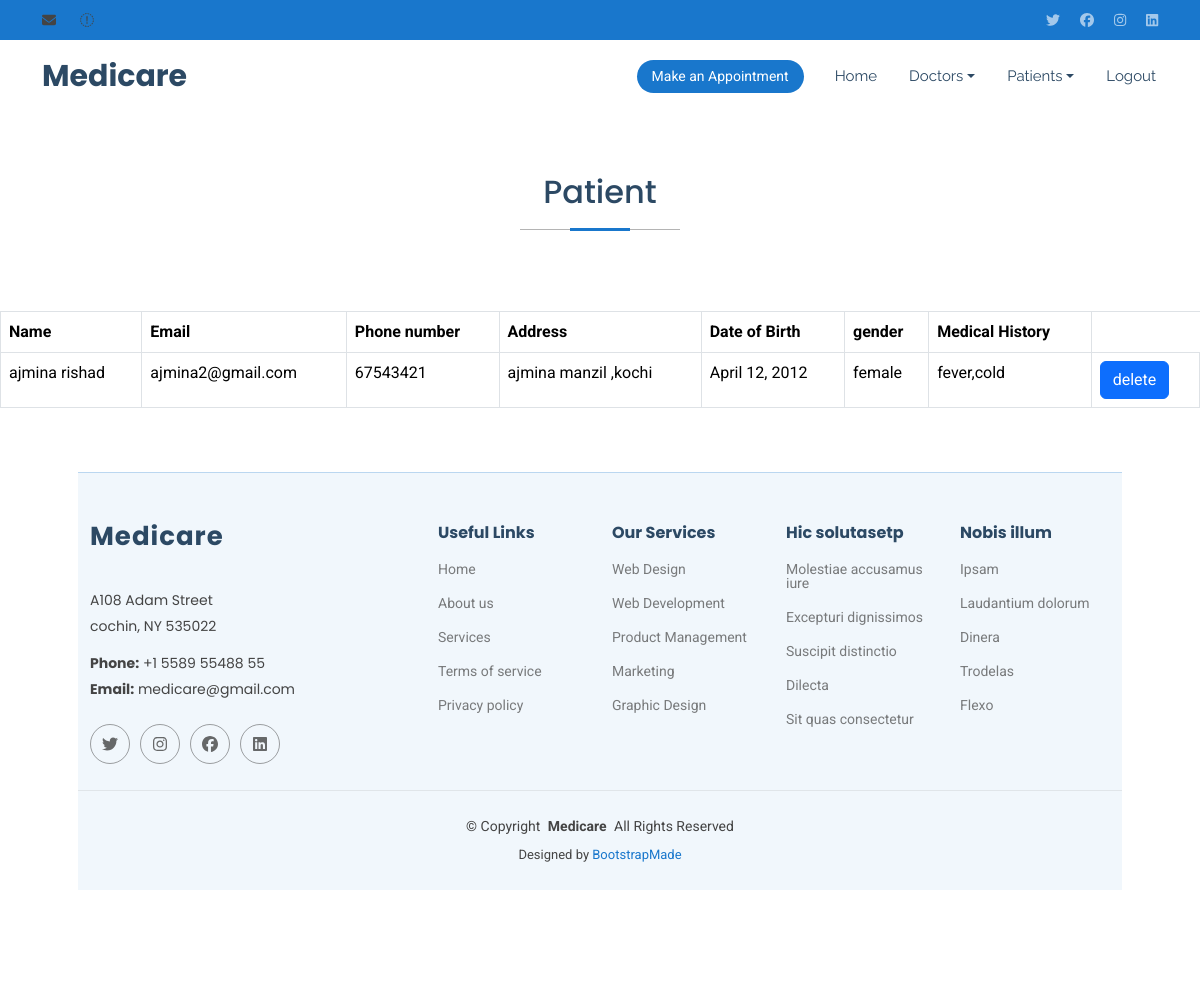
/viewpatient/ (signed in), run on the app's committed database.
### app1/models.py (models this page shows, shortened)
class Patient(models.Model):
    first_name = models.CharField(max_length=100)
    last_name = models.CharField(max_length=100)
    email = models.EmailField(unique=True)
    phone_number = models.CharField(max_length=15)
    address = models.TextField()
    date_of_birth = models.DateField()
    gender = models.CharField(max_length=10, choices=[('Male', 'Male'), ('Female', 'Female'), ('Other', 'Other')])
    medical_history = models.TextField(blank=True, null=True)
    date_registered = models.DateTimeField(auto_now_add=True)

### app1/views.py (the view)
# urls.py: path('viewpatient/',views.viewpatient,name="view_patient"),
@login_required
def viewpatient(request):
    p = Patient.objects.all()
    return render(request, 'view_patient.html', {'patient': p})

### templates/view_patient.html
{% extends 'base.html' %}
{% load static %}
{% block content %}
 <section id="doctors" class="doctors section">
      <div class="container section-title" data-aos="fade-up">
        <h2>Patient</h2>
      </div>
    <table class="table table-bordered">
     <thead> <tr>
       <th>Name</th>
        <th>Email</th>
        <th>Phone number</th>
       <th>Address</th>
        <th>Date of Birth</th>
         <th>gender</th>
         <th>Medical History</th>
      </tr></thead>
      <tbody>
      {% for i in patient %}
        <tr>
          <td>{{i.first_name}} {{i.last_name}}</td>
          <td>{{i.email}}</td>
          <td>{{i.phone_number}}</td>
          <td>{{i.address}}</td>
          <td>{{i.date_of_birth}}</td>
          <td>{{i.gender}}</td>
            <td>{{i.medical_history}}</td>
 <td><a href="{% url 'delete_patient' i.id %}" class="btn btn-primary">delete</a></td>
        </tr>
      </tbody> {% endfor %}
    </table></div>
{% endblock %}

### static/css/main.css (style rules this page uses)
:root { --default-font: "Roboto", system-ui, -apple-system, "Segoe UI", Roboto, "Helvetica Neue", Arial, "Noto Sans", "Liberation Sans", sans-serif, "Apple Color Emoji", "Segoe UI Emoji", "Segoe UI Symbol", "Noto Color Emoji"; --heading-font: "Poppins", sans-serif; --nav-font: "Raleway", sans-serif; }
:root { --background-color: #ffffff; --default-color: #444444; --heading-color: #2c4964; --accent-color: #1977cc; --surface-color: #ffffff; --contrast-color: #ffffff; }
:root { --nav-color: #2c4964; --nav-hover-color: #1977cc; --nav-mobile-background-color: #ffffff; --nav-dropdown-background-color: #ffffff; --nav-dropdown-color: #2c4964; --nav-dropdown-hover-color: #1977cc; }
:root { scroll-behavior: smooth; }
body { color: var(--default-color); background-color: var(--background-color); font-family: var(--default-font); }
a { color: var(--accent-color); text-decoration: none; transition: 0.3s; }
h1, h2, h3, h4, h5, h6 { color: var(--heading-color); font-family: var(--heading-font); }
section, .section { color: var(--default-color); background-color: var(--background-color); padding: 60px 0; scroll-margin-top: 72px; overflow: clip; }
.section-title { text-align: center; padding-bottom: 60px; position: relative; }
.section-title h2 { font-size: 32px; font-weight: 500; margin-bottom: 20px; padding-bottom: 20px; position: relative; }
.section-title h2:before { content: ""; position: absolute; display: block; width: 160px; height: 1px; background: color-mix(in srgb, var(--default-color), transparent 60%); left: 0; right: 0; bottom: 1px; margin: auto; }
.section-title h2::after { content: ""; position: absolute; display: block; width: 60px; height: 3px; background: var(--accent-color); left: 0; right: 0; bottom: 0; margin: auto; }

### data on the page
Patient: first_name "ajmina", last_name "rishad", email "ajmina2@gmail.com", phone_number "67543421", address "ajmina manzil ,kochi", date_of_birth "April 12, 2012", gender "female", medical_history "fever,cold"
